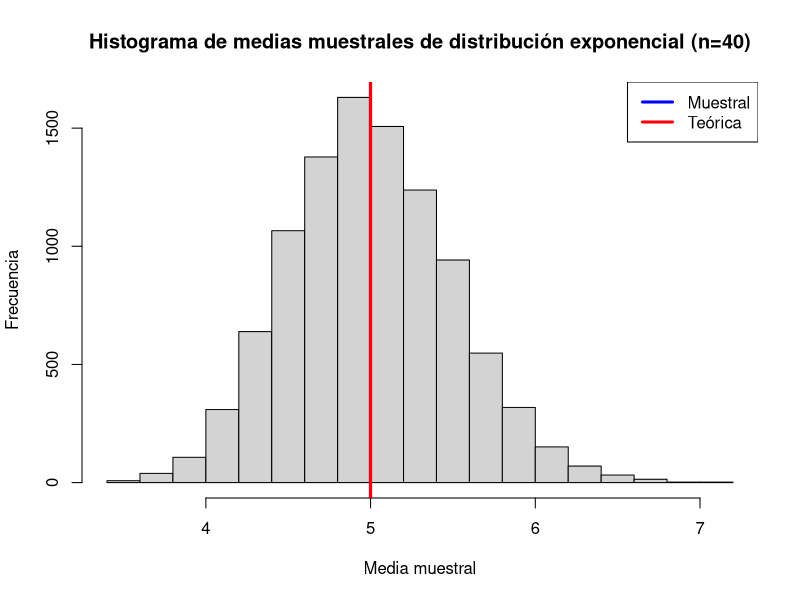
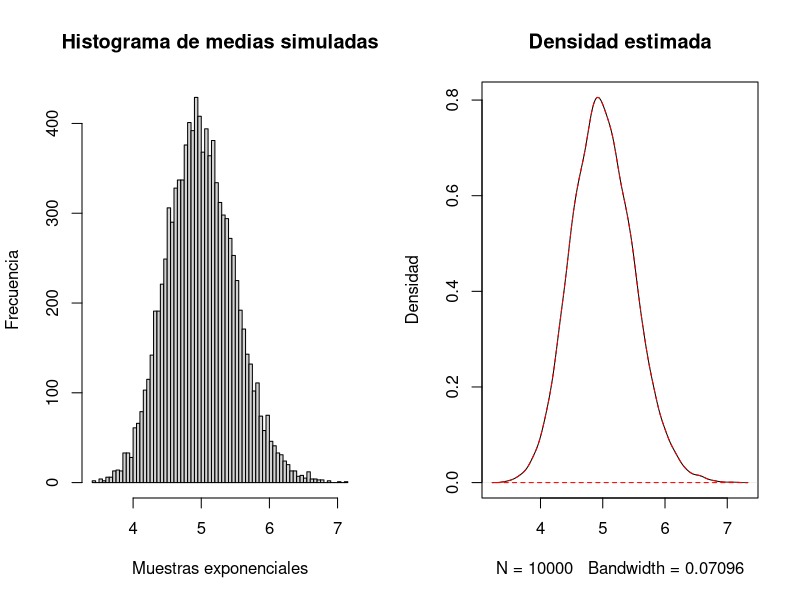
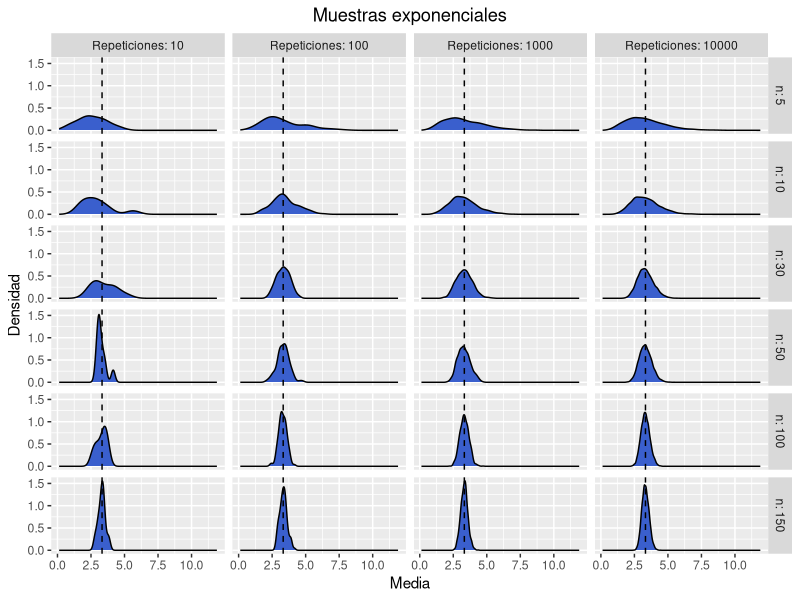
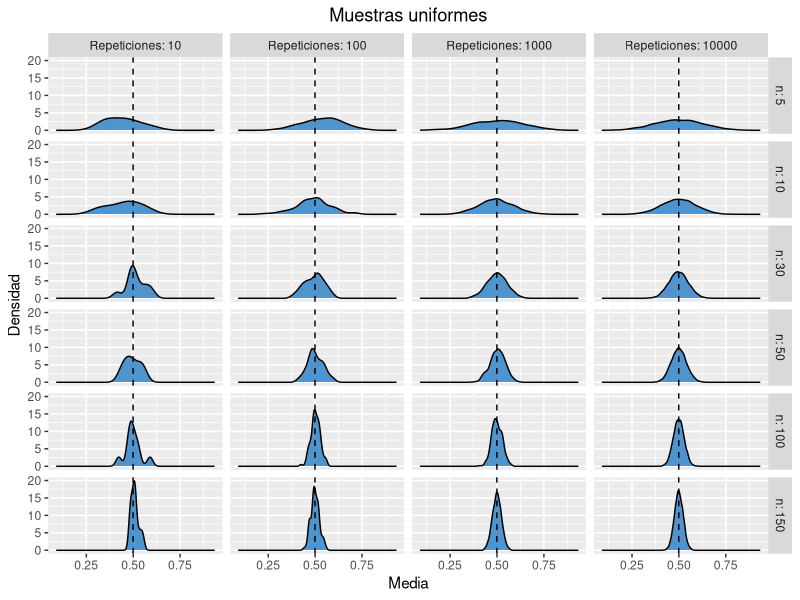
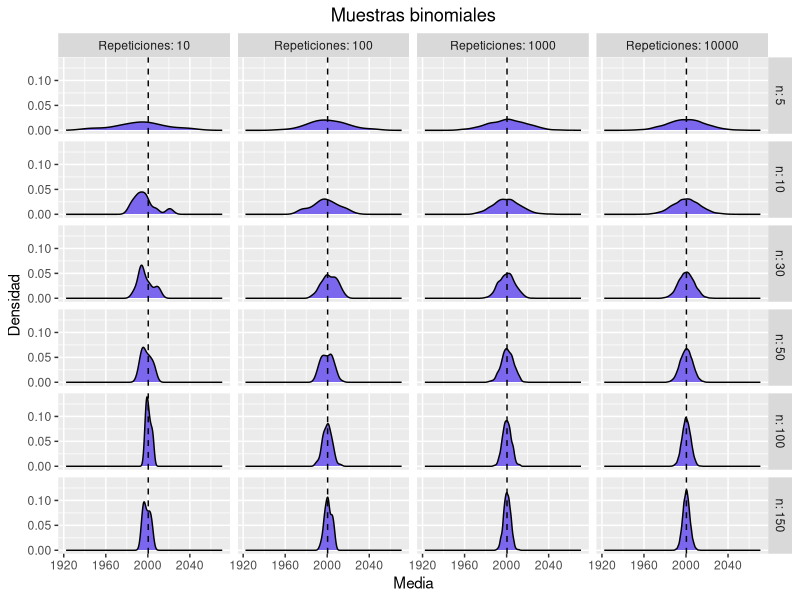
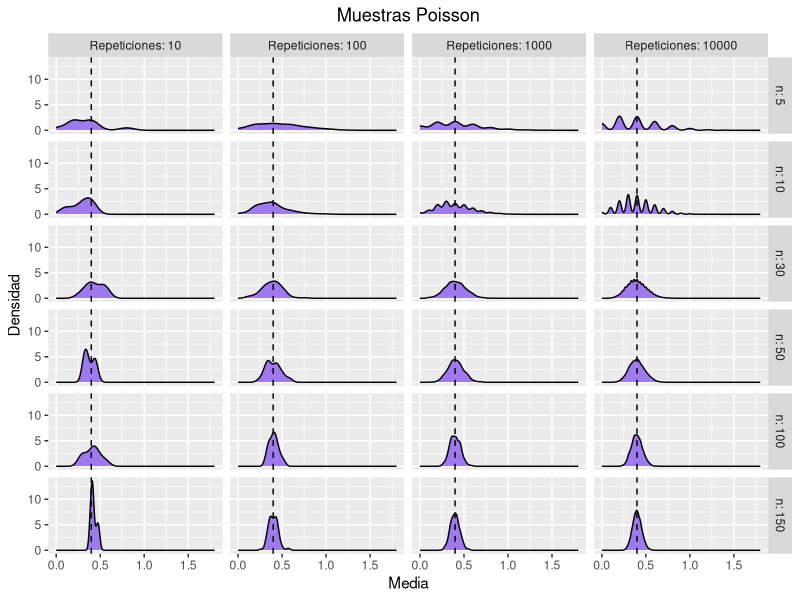

Recreate these plots in R, in order.
## ---- chunk 1
library(ggplot2)
## ---- chunk 2
ma <- function(poblacion)
{
  n <- c(5, 10, 30, 50, 100, 150) # Tamaño de muestra
  #n <- c(30, 50, 100, 150) # Tamaño de muestra
  t <- c(10, 100, 1000, 10000)  # Número de veces que se generan las muestras (repeticiones, trial)
  
  df <- data.frame()
  
  for(i in n)   # Para cada tamaño de muestra
  {
    col <- c()
    for(j in t)   # Hacemos j repeticiones o generaciones de la muestra de tamaño n
    {
      trial <- 1:j
      cont <- j
      value <- c()
      while(cont>0)
      {
        muestra <- sample(poblacion,i,replace=TRUE)    # extraemos la muestra de exponenciales de tamaño i
        xbar <- mean(muestra)                    # sacamos la media de la muestra
        value <- c(value,xbar)                   # Guardamos la media de la muestra
        cont <- cont -1                          # Pasamos a generar otra muestra de las j que debemos generae
      }
      sbar <- sd(value)                     # Desviación estándar de la muestra de tamaño i
      col <- cbind(trial,value,sbar,i,j)    # Juntamos el # de repetición en el que vamos, la media y la desviación de la muestra, el tamaño i y el total de repeticiones j
      df <- rbind(df,col)                   # Lo guardamos en el dataframe
    }
  }
  return(df)
}
## ---- chunk 3
graphs <- function(dataframe,mu,i)
{
  names(dataframe) <- c("# de repetición", "Media", "Desviación estándar", "n", "Repeticiones")
  dist <- c('exponenciales', 'uniformes', 'binomiales', 'Poisson')
  col <- c('royalblue3','steelblue3','slateblue2','mediumpurple2') #"steelblue"

  myTitle <- paste("Muestras", dist[i], sep = " ")
  
  g <- ggplot(dataframe, aes(x = Media)) + geom_density(fill = col[i]) + 
          facet_grid(n ~ Repeticiones, labeller = label_both) +  
          ggtitle(myTitle) + 
          theme(plot.title = element_text(hjust = 0.5))+
          geom_vline(xintercept = mu, linetype = "dashed") +
          ylab('Densidad')
  
  return(g)
}
## ---- chunk 4
set.seed(123)

# Creamos vector vacío para medias de muestras exponenciales
vExp <- NULL

n <- 100
N <- 10000
lambda <- 0.2

for(i in 1:N)
{
  vExp <- c(vExp,mean(rexp(n,lambda)))
}

# Para la media y desviación estándar teórica tenemos
tMedia <- 1/lambda
tDS <- 1/lambda^2
## ---- chunk 5
hist(vExp, xlab='Media muestral',ylab='Frecuencia', main="Histograma de medias muestrales de distribución exponencial (n=40)")
abline(v=mean(vExp), lwd=3, col='blue')
abline(v=tMedia, lwd=3, col='red')
legend(c("Muestral", "Teórica"),x='topright', lwd=c(3,3), col=c('blue', 'red'))
## ---- chunk 6
par(mfrow=c(1,2))
hist(vExp, breaks=60, main="Histograma de medias simuladas",ylab = 'Frecuencia',xlab='Muestras exponenciales')
plot(density(vExp), main="Densidad estimada",ylab='Densidad')
polygon(density(vExp), border='red',lty=2)
## ---- chunk 7
set.seed(123)

pob <- rexp(100000,0.3)
mu <- mean(pob)
sigma <- sd(pob)

cat('Media: ', mu,'\nDesviación estándar: ',sigma)

df <- ma(pob)
head(df)

#png(file="tlc_exponencial.png")
graphs(df,mu,1)
#dev.off()

## ---- chunk 8
set.seed(123)

pob <- runif(100000,0,1)
mu <- mean(pob)
sigma <- sd(pob)

cat('Media: ', mu,'\nDesviación estándar: ',sigma)

df <- ma(pob)
head(df)

#png(file="tlc_uniforme.png")
graphs(df,mu,2)
#dev.off()

## ---- chunk 9
set.seed(123)

pob <- rbinom(800,10000,0.2)
mu <- mean(pob)
sigma <- sd(pob)

cat('Media: ', mu,'\nDesviación estándar: ',sigma)

df <- ma(pob)
head(df)

#png(file="tlc_binomial.png")
graphs(df,mu,3)
#dev.off()
## ---- chunk 10
set.seed(123)

pob <- rpois(100000,0.4)
mu <- mean(pob)
sigma <- sd(pob)

cat('Media: ', mu,'\nDesviación estándar: ',sigma)

df <- ma(pob)
head(df)

#png(file="tlc_poisson.png")
graphs(df,mu,4)
#dev.off()
